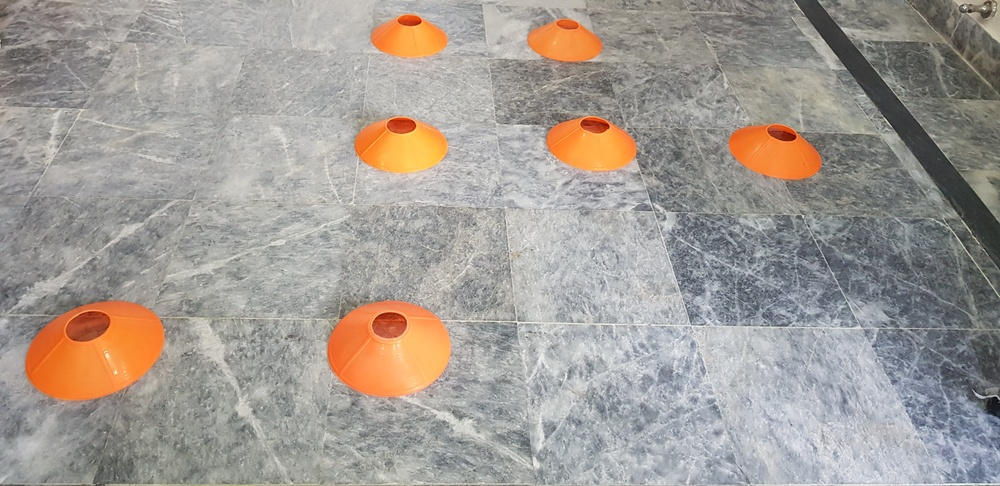
#> input picture Configuration_Space/Test1.jpg, 1000 x 486 px, shrunk from 4032 x 1960 before the run, found by its file name
$ python morphological_OPerations.py
#> lines starting #> are read from the running program, lines starting #| are printed output that depends on the picture; after the words box and inside, x2 and y2 are one past the last pixel; in counts of white or black regions, pixels touching at a corner belong together
import cv2
import numpy
import numpy as np
import os
import matplotlib.pyplot as plt

currentDirecory = os.getcwd()
print(currentDirecory)

img = cv2.imread("/media/bilal/Work_Space/Robotics_Path_Planning/openCV/Configuration_Space/Test1.jpg", 0)
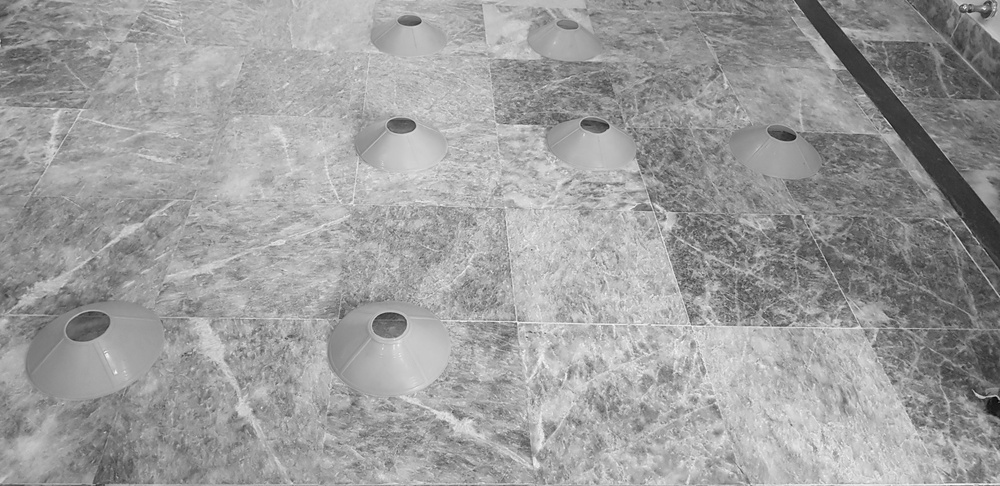
#> img: shape (486, 1000); min 4, max 253, mean 157.1
# kernel = np.ones((5,5),np.uint8)

kernel1 = np.array([[1, 1, 1],
                    [1, 1, 1],
                    [1, 1, 1], ], dtype=np.uint8)

kernel2 = np.array([[1, 1, 1, 1, 1],
                    [1, 1, 1, 1, 1],
                    [1, 1, 1, 1, 1],
                    [1, 1, 1, 1, 1],
                    [1, 1, 1, 1, 1]], dtype=np.uint8)

ret,thresh1 = cv2.threshold(img,50,255,cv2.THRESH_BINARY)
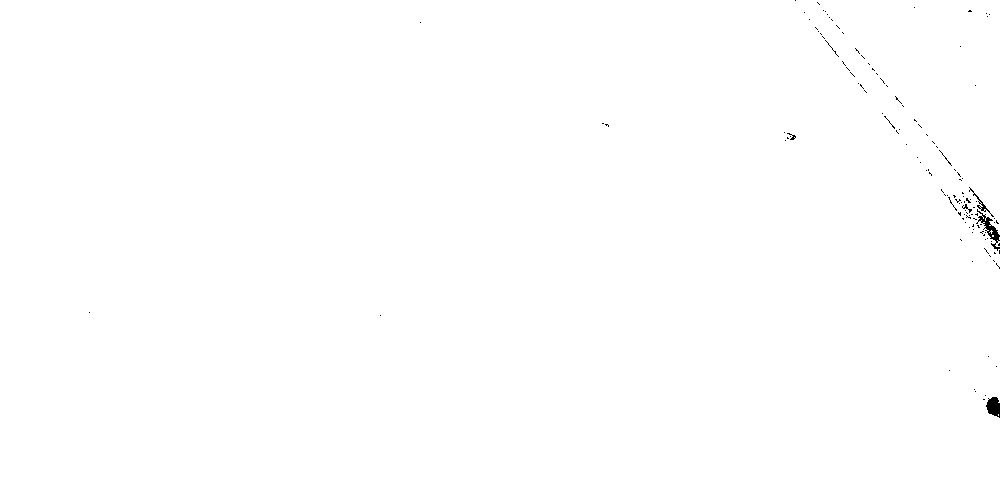
#> thresh1: shape (486, 1000); 99.8% white; 129 black regions (124 under 20 px), largest, box (x1, y1, x2, y2) and area: (976, 209, 1000, 251) 261, (986, 397, 1000, 418) 211, (969, 187, 994, 217) 88, (962, 204, 972, 213) 27, (787, 133, 796, 140) 23
erosion = cv2.erode(thresh1, kernel1, iterations=1)
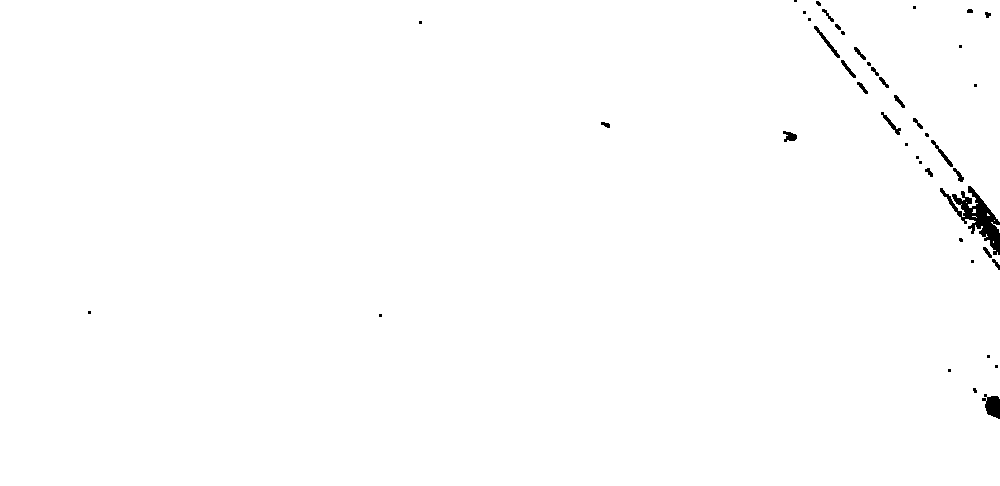
#> erosion: shape (486, 1000); 99.4% white; 44 black regions (22 under 20 px), largest, box (x1, y1, x2, y2) and area: (940, 186, 1000, 255) 1370, (982, 394, 1000, 419) 295, (814, 26, 840, 58) 138
dilation = cv2.dilate(thresh1,kernel2,iterations = 2)
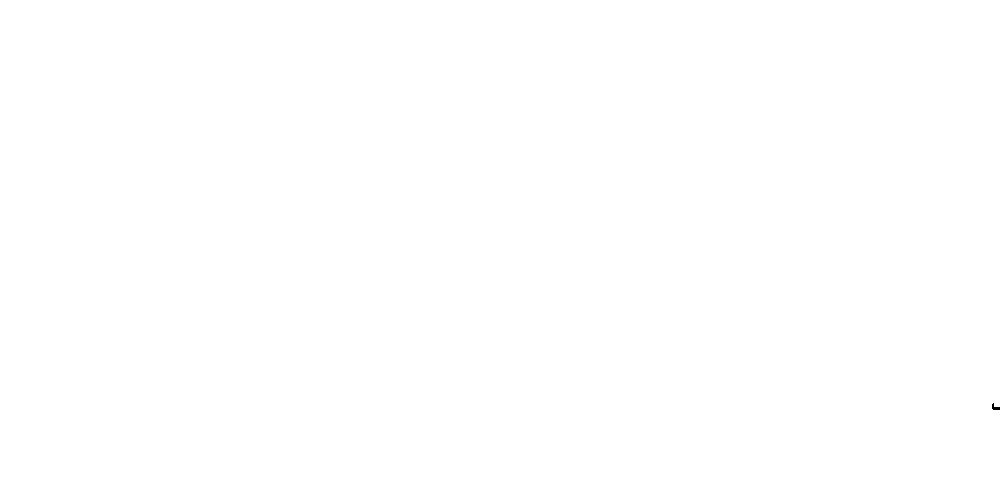
#> dilation: shape (486, 1000); 100% white; 1 black region, box (x1, y1, x2, y2) and area: (992, 403, 1000, 410) 30
opening = cv2.morphologyEx(dilation, cv2.MORPH_OPEN, kernel1, iterations=2)
closing = cv2.morphologyEx(opening, cv2.MORPH_CLOSE, kernel2, iterations=2)
#> closing: shape (486, 1000); every value is 255
dilation1 = cv2.dilate(closing,kernel1,iterations = 1)
triangle = numpy.array([[0, 0], [200, 0], [0, 300]])
#triangle1= numpy.array([[102, 0], [0, 110], [300, 102]])
color = [255, 255, 255]
imgRemoving=cv2.fillConvexPoly(dilation1, triangle, color)


cv2.imshow("Removing Noise", dilation)
cv2.waitKey(0)
cv2.destroyAllWindows()


# gradient = cv2.morphologyEx(erosion, cv2.MORPH_GRADIENT, kernel1)
# tophat = cv2.morphologyEx(img, cv2.MORPH_TOPHAT, kernel1, iterations=2)
# blackhat = cv2.morphologyEx(img, cv2.MORPH_BLACKHAT, kernel1)

$ run again, with Configuration_Space/Test3.jpg copied over Configuration_Space/Test1.jpg
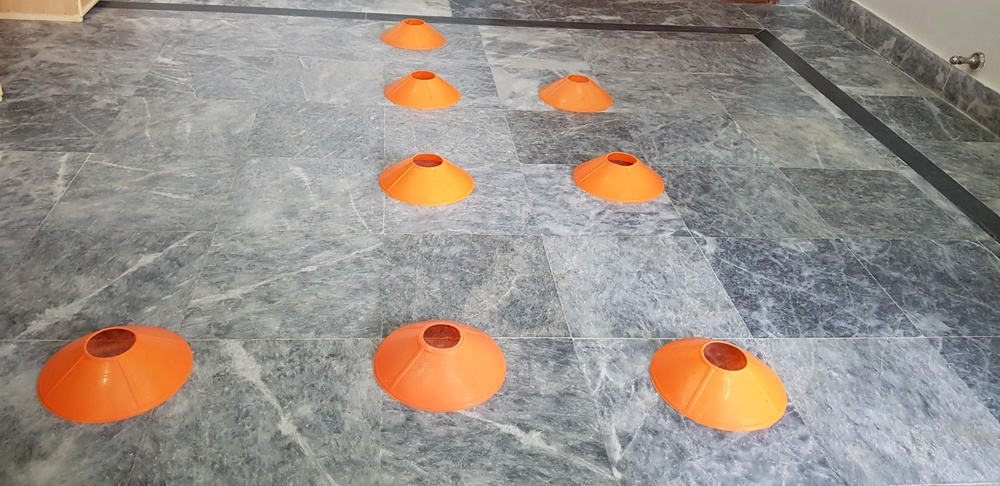
#> input picture Configuration_Space/Test3.jpg, 1000 x 486 px, shrunk from 4032 x 1960 before the run, found by its file name
#> `ret,thresh1 = cv2.threshold(img,50,255,cv2.THRESH_BINARY)`:
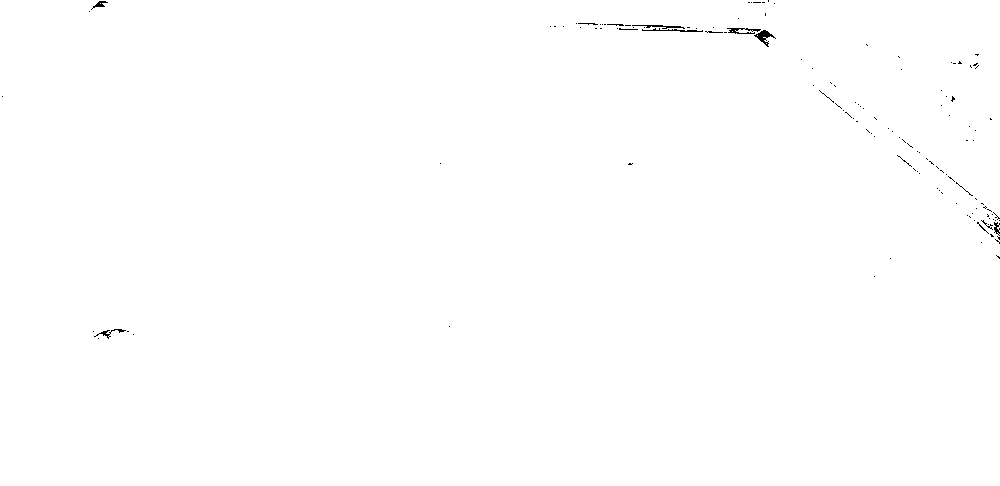
#> thresh1: shape (486, 1000); 99.8% white; black in thin lines or dots, all inside (x1, y1, x2, y2) = (2, 0, 1000, 339)
#> `erosion = cv2.erode(thresh1, kernel1, iterations=1)`:
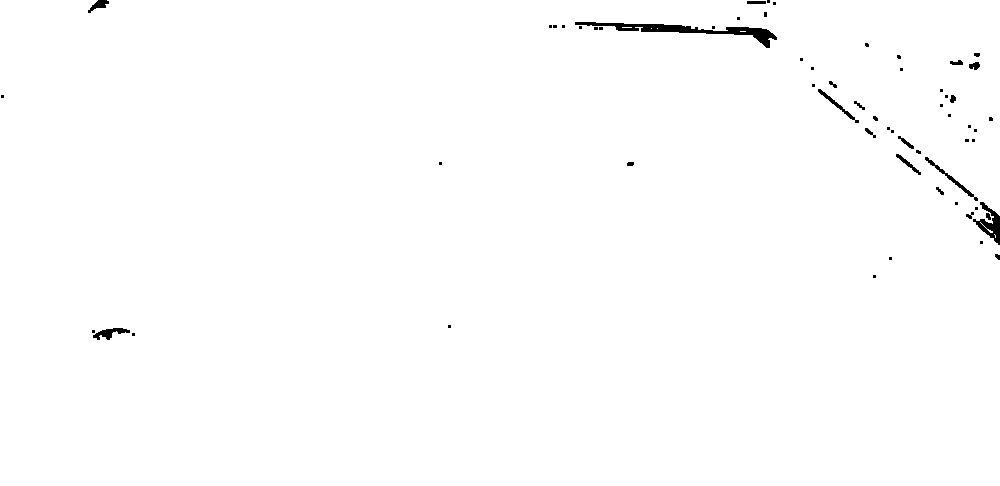
#> erosion: shape (486, 1000); 99.3% white; 61 black regions (40 under 20 px), largest, box (x1, y1, x2, y2) and area: (575, 22, 777, 48) 1263, (973, 202, 1000, 245) 446, (925, 157, 978, 201) 224
#> dilation: shape (486, 1000); every value is 255
